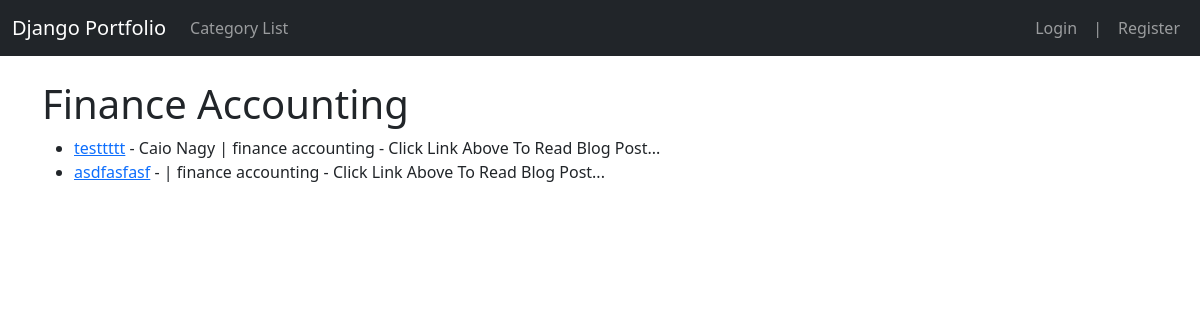
Before: /category/finance-accounting/ with the older database file.
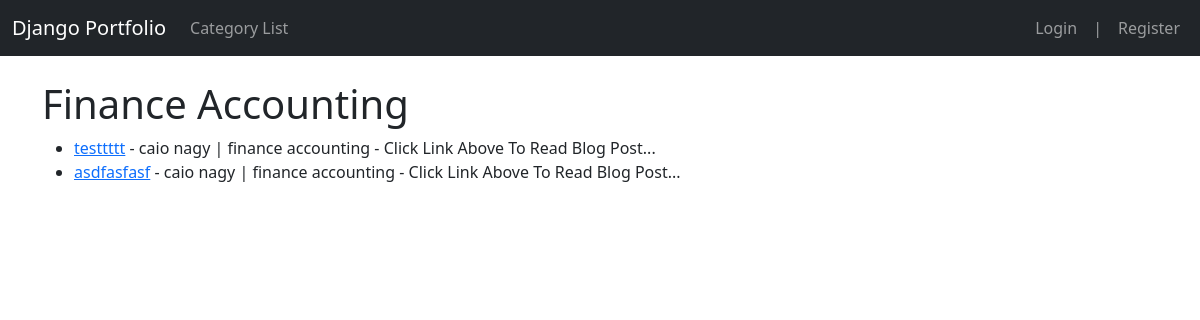
After: the same page with the newer database file.
### theblog/models.py (models this page shows, shortened)
class Post(models.Model):
    title  = models.CharField(max_length=255)
    header_image = models.ImageField(null=True, blank=True, upload_to="images/")
    title_tag  = models.CharField(max_length=255, default="caionagy")
    author = models.ForeignKey(User, on_delete=models.CASCADE)
    body   = RichTextField(blank=True, null=True)
    post_date = models.DateField(auto_now_add=True)
    category = models.CharField(max_length=255, default='coding')
    snippet = models.CharField(max_length=255)
    likes = models.ManyToManyField(User, related_name='blog_post')

### theblog/views.py (the view)
# urls.py: path('category/<str:cats>/', CategoryView, name='category'),
def CategoryView(request, cats):
    category_posts = Post.objects.filter(category=cats.replace('-',' '))
    return render(request, 'categories.html', {'cats':cats.title().replace('-', ' '), 'category_posts':category_posts})

### theblog/templates/categories.html (shortened to what this page needs)
{% extends 'base.html' %}
{% block content %}
{% if category_posts %}
<h1>{{ cats }}</h1>
<ul>
{% for post in category_posts %}
<li><a href="{% url 'article-detail' post.pk %}">{{ post.title }}</a>
    -  {{ post.author.first_name }} {{ post.author.last_name }} | {{ post.category }}
    -
    {{ post.snippet }}</li>
{% endfor %}
</ul>
{% else %}
<h1>Essa categoria náo existe!</h1>
{% endif %}
{% endblock %}

Changed rows visible on the page:
changed through a linked row, Post "testtttt": author.first_name "Caio" → "caio"; author.last_name "Nagy" → "nagy"
changed Post "asdfasfasf": author.first_name (not shown) → "caio"; author.last_name (not shown) → "nagy"
